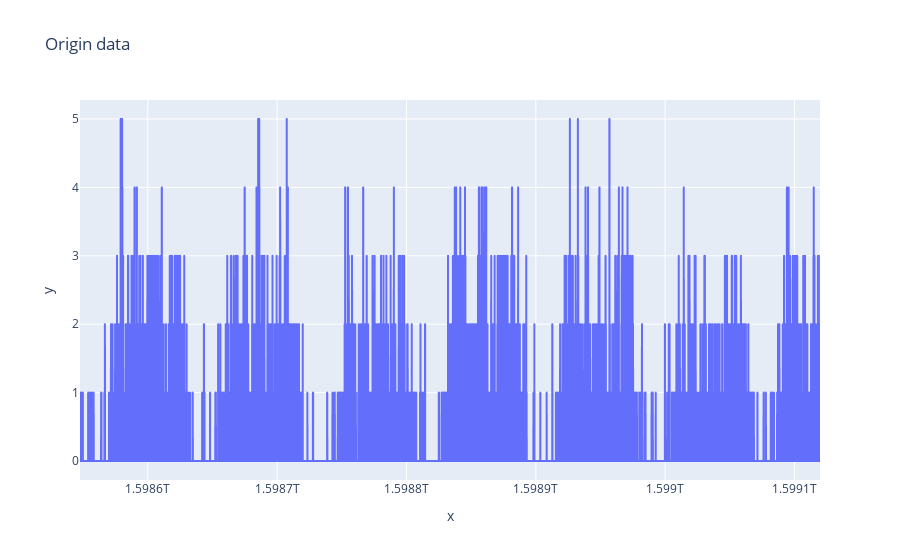
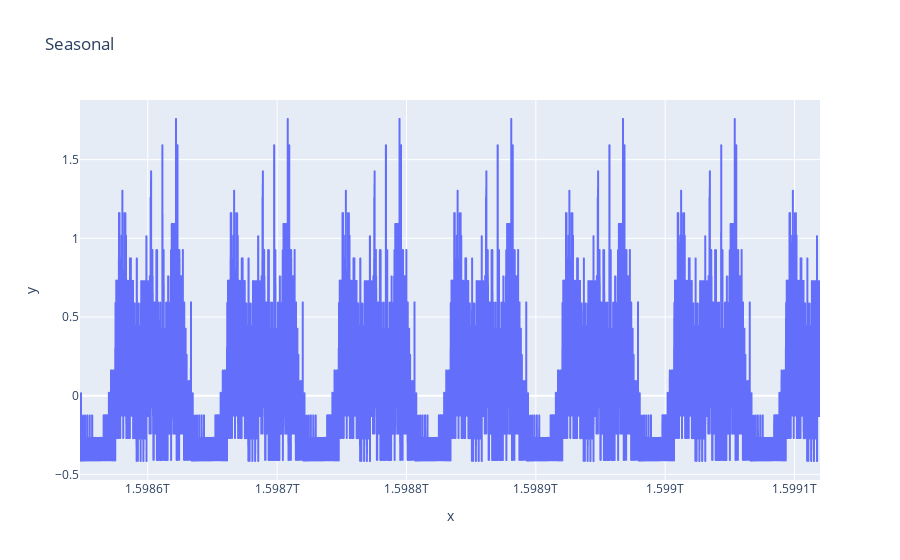
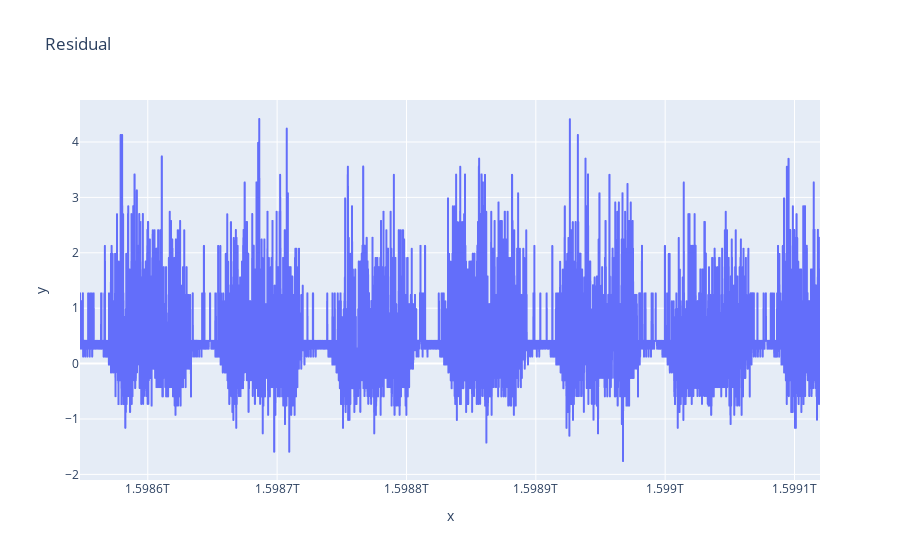

The cell these charts' notebook holds for them, in order:
### Code cell
ts = data['TS'].values

dataValues = data['Value'].values
dataSeasonal = seasonal['Value'].values
dataResidual = residual['Value'].values

fig = px.line(dataValues, x = ts, y = dataValues, title='Origin data')
fig.show()

fig = px.line(dataSeasonal, x = ts, y = dataSeasonal, title='Seasonal')
fig.show()

fig = px.line(dataResidual, x = ts, y = dataResidual, title='Residual')
fig.show()

### Figure 1 — Plotly figure (JSON) as saved in the notebook; plotly's stock layout.template omitted (floating-point values rounded to 4 significant figures; data arrays with more than 128 entries replaced by an {"elided": "..."} marker saying what was removed)
{"data": [{"hovertemplate": "x=%{x}<br>y=%{y}<extra></extra>", "legendgroup": "", "line": {"color": "#636efa", "dash": "solid"}, "mode": "lines", "name": "", "showlegend": false, "type": "scattergl", "x": {"elided": "9536 int values"}, "xaxis": "x", "y": {"elided": "9536 int values"}, "yaxis": "y"}], "layout": {"legend": {"tracegroupgap": 0}, "title": {"text": "Origin data"}, "xaxis": {"anchor": "y", "domain": [0, 1], "title": {"text": "x"}}, "yaxis": {"anchor": "x", "domain": [0, 1], "title": {"text": "y"}}}}

### Figure 2 — Plotly figure (JSON) as saved in the notebook; plotly's stock layout.template omitted (floating-point values rounded to 4 significant figures; data arrays with more than 128 entries replaced by an {"elided": "..."} marker saying what was removed)
{"data": [{"hovertemplate": "x=%{x}<br>y=%{y}<extra></extra>", "legendgroup": "", "line": {"color": "#636efa", "dash": "solid"}, "mode": "lines", "name": "", "showlegend": false, "type": "scattergl", "x": {"elided": "9536 int values"}, "xaxis": "x", "y": {"elided": "9536 float values"}, "yaxis": "y"}], "layout": {"legend": {"tracegroupgap": 0}, "title": {"text": "Seasonal"}, "xaxis": {"anchor": "y", "domain": [0, 1], "title": {"text": "x"}}, "yaxis": {"anchor": "x", "domain": [0, 1], "title": {"text": "y"}}}}

### Figure 3 — Plotly figure (JSON) as saved in the notebook; plotly's stock layout.template omitted (floating-point values rounded to 4 significant figures; data arrays with more than 128 entries replaced by an {"elided": "..."} marker saying what was removed)
{"data": [{"hovertemplate": "x=%{x}<br>y=%{y}<extra></extra>", "legendgroup": "", "line": {"color": "#636efa", "dash": "solid"}, "mode": "lines", "name": "", "showlegend": false, "type": "scattergl", "x": {"elided": "9536 int values"}, "xaxis": "x", "y": {"elided": "9536 float values"}, "yaxis": "y"}], "layout": {"legend": {"tracegroupgap": 0}, "title": {"text": "Residual"}, "xaxis": {"anchor": "y", "domain": [0, 1], "title": {"text": "x"}}, "yaxis": {"anchor": "x", "domain": [0, 1], "title": {"text": "y"}}}}
